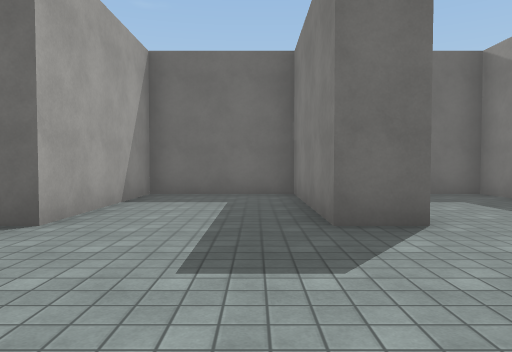
View 1 (above)

19 first-person views from a walk through a 3-D level made in the Unity game engine. The camera is 1.3 m above the floor, tilts 2° down and sees 70° across. Doors are open. The floor is counted in squares, 2 m on a side. Each view is taken from the middle of a square. On the plan, view 1 faces up. The plan holds only what a view shows up to about 11 squares ahead; the rest is blank. The player character is not drawn. Surface patterns are stand-ins for the level's own textures.

View 2
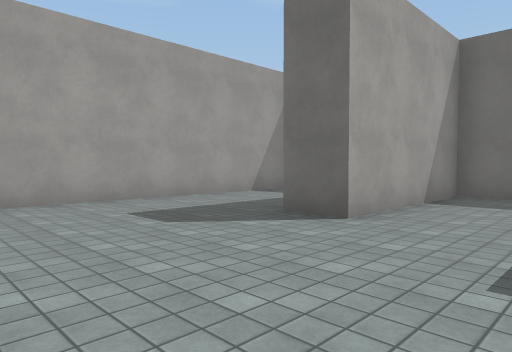

View 3
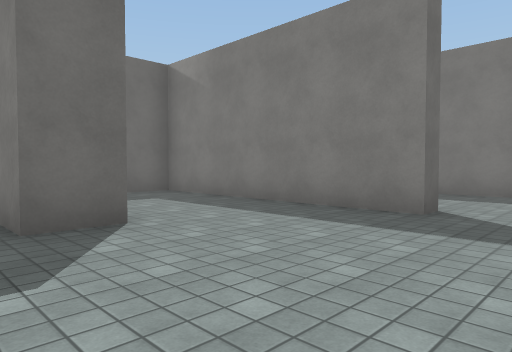

View 4
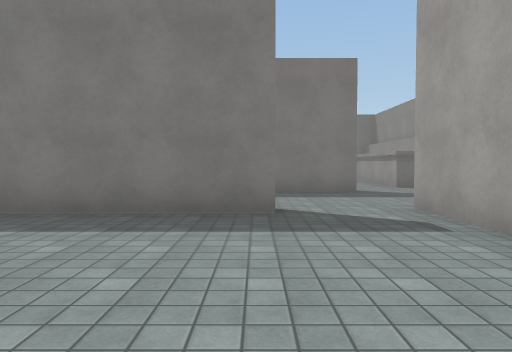

View 5
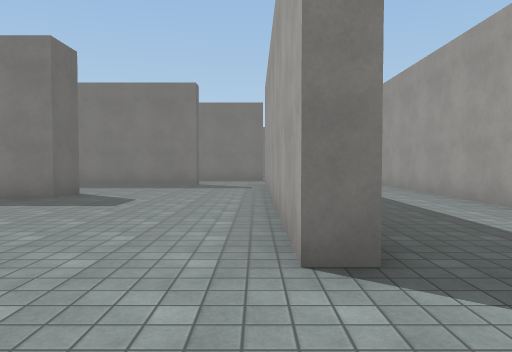

View 6
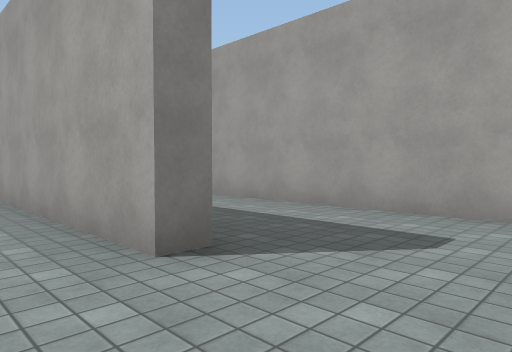

View 7
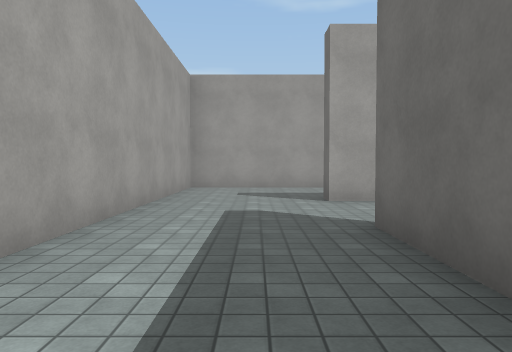

View 8
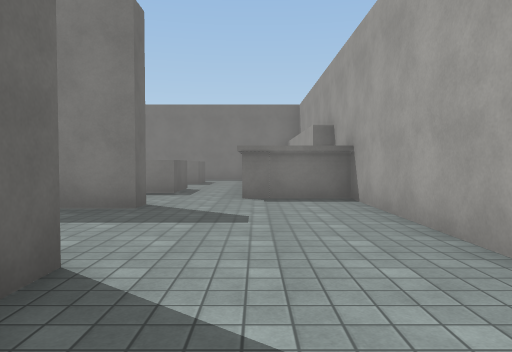

View 9
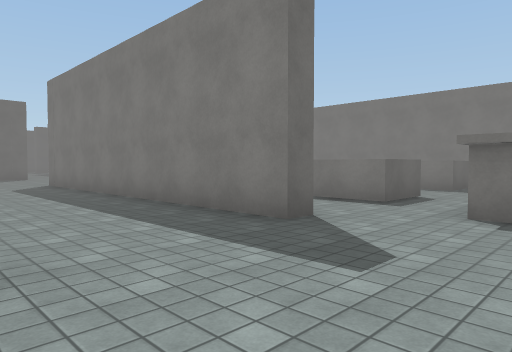

View 10
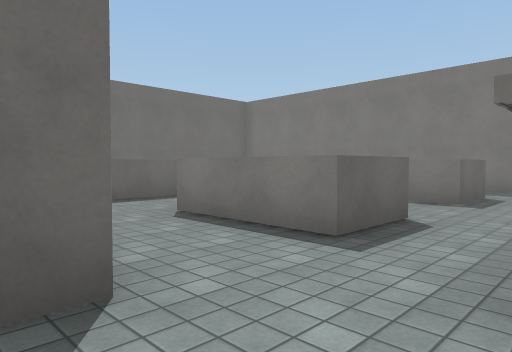

View 11
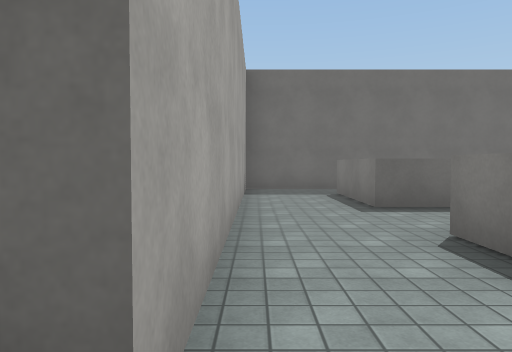

View 12
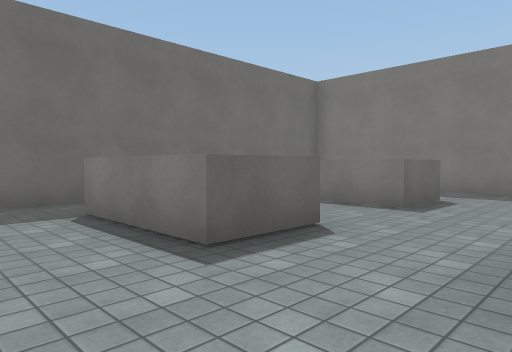

View 13
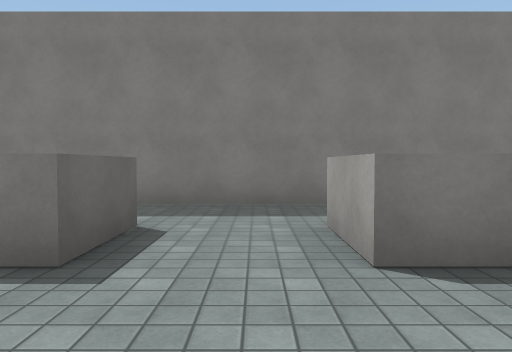

View 14
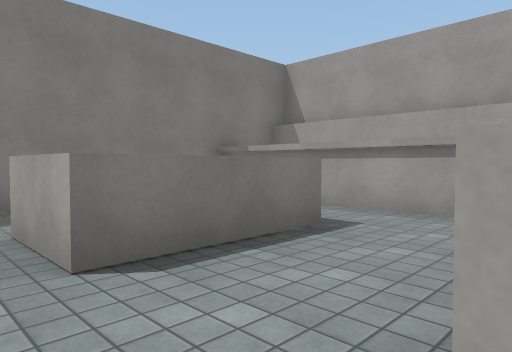

View 15
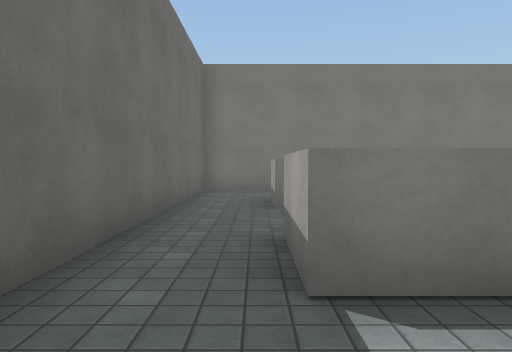

View 16
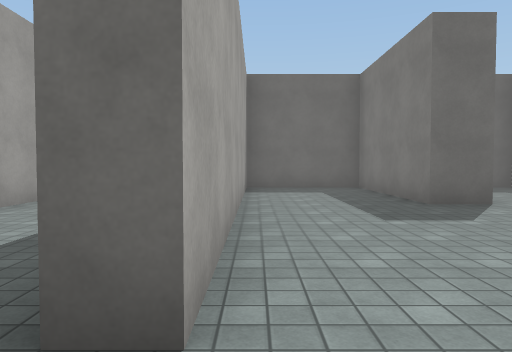

View 17
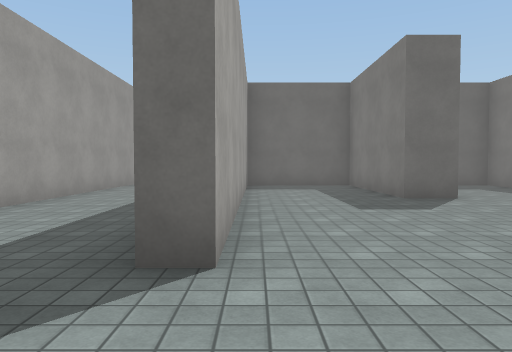

View 18
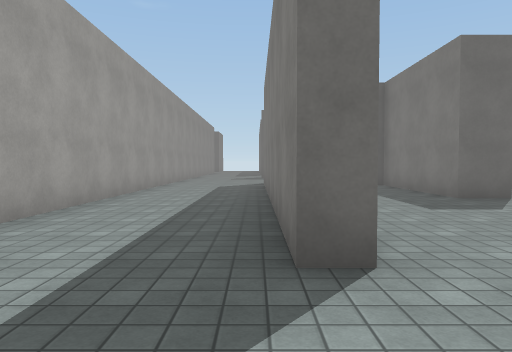

View 19
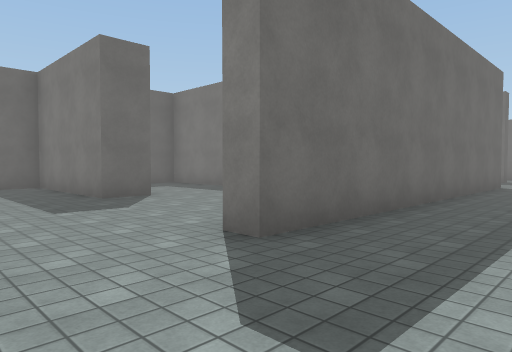

### Floor plan
Key: @ floor where view 1 was taken; # wall or solid block; . floor; ^ raised ledge.
Columns run from 10 left of view 1 to 18 right of it. Each row starts with its distance up from view 1.
  9                  ..
  8 #..#########  ## .###########
  7 #..#...#...# ..# .#.........#
  6 #..#...#...# ..# .#..^^  ^  #
  5 #..#...#...#...#..#..^^..^ .#
  4 #..#...#...#...#..#.........#
  3 #..#...........#..#.........#
  2 #..#...........#..#..^^..^..#
  1 #..#..............#..^^..^  #
  0 #..#......@.......#..^^..^..#
 -1 #......#########............#
 -2 #...................#########
 -3 #...................#
 -4 #####################

Positions as (right, up) in squares from view 1, and headings:
1: (0, 0), facing up
2: (0, 0), facing up-left
3: (0, 0), facing up-right
4: (0, 2), facing right
5: (-6, 0), facing right
6: (-6, 1), facing down-right
7: (0, -2), facing left
8: (3, -2), facing right
9: (5, -3), facing up-right
10: (8, -2), facing up-right
11: (9, -1), facing up
12: (9, 2), facing up-right
13: (12, 3), facing right
14: (12, 3), facing down-right
15: (9, 7), facing right
16: (-6, -2), facing up
17: (-6, -3), facing up
18: (-7, -3), facing up
19: (-6, -3), facing up-right
